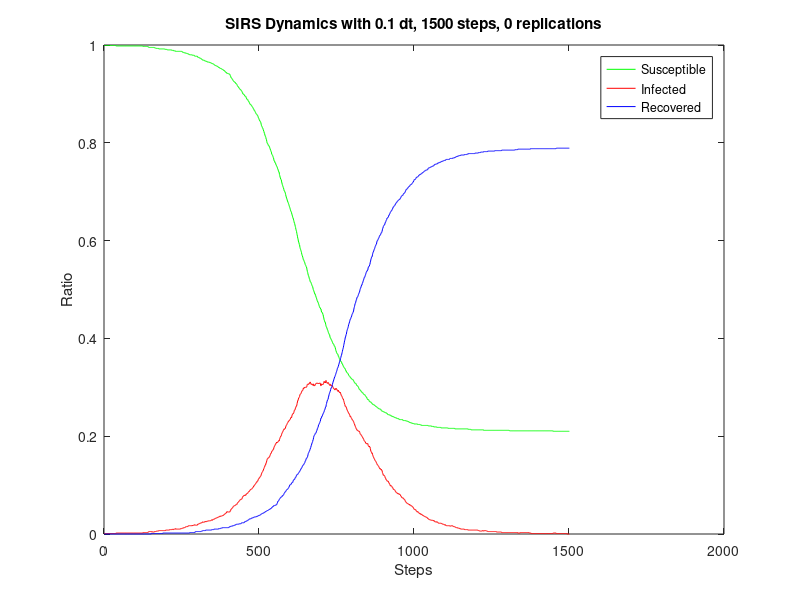

The MATLAB source for this figure:
steps = 1500;
dt = 0.1;
replications = 0;
dynamics = [
0.999,0.001,0.000;
0.999,0.001,0.000;
0.999,0.001,0.000;
0.999,0.001,0.000;
0.999,0.001,0.000;
0.999,0.001,0.000;
0.999,0.001,0.000;
0.999,0.001,0.000;
0.999,0.001,0.000;
0.999,0.001,0.000;
0.999,0.001,0.000;
0.999,0.001,0.000;
0.999,0.001,0.000;
0.999,0.001,0.000;
0.999,0.001,0.000;
0.999,0.001,0.000;
0.999,0.001,0.000;
0.999,0.001,0.000;
0.999,0.001,0.000;
0.999,0.001,0.000;
0.999,0.001,0.000;
0.999,0.001,0.000;
0.999,0.001,0.000;
0.999,0.001,0.000;
0.999,0.001,0.000;
0.999,0.001,0.000;
0.999,0.001,0.000;
0.999,0.001,0.000;
0.999,0.001,0.000;
0.999,0.001,0.000;
0.999,0.001,0.000;
0.999,0.001,0.000;
0.999,0.001,0.000;
0.999,0.001,0.000;
0.999,0.001,0.000;
0.999,0.001,0.000;
0.999,0.001,0.000;
0.999,0.001,0.000;
0.998,0.002,0.000;
0.998,0.002,0.000;
0.998,0.002,0.000;
0.998,0.002,0.000;
0.998,0.002,0.000;
0.998,0.002,0.000;
0.998,0.002,0.000;
0.998,0.002,0.000;
0.998,0.002,0.000;
0.998,0.002,0.000;
0.998,0.002,0.000;
0.998,0.002,0.000;
0.998,0.002,0.000;
0.998,0.002,0.000;
0.998,0.002,0.000;
0.998,0.002,0.000;
0.998,0.002,0.000;
0.998,0.002,0.000;
0.998,0.002,0.000;
0.998,0.002,0.000;
0.998,0.002,0.000;
0.998,0.002,0.000;
0.998,0.002,0.000;
0.998,0.002,0.000;
0.998,0.002,0.000;
0.998,0.002,0.000;
0.998,0.002,0.000;
0.998,0.002,0.000;
0.998,0.002,0.000;
0.998,0.002,0.000;
0.998,0.002,0.000;
0.998,0.002,0.000;
0.998,0.002,0.000;
0.998,0.002,0.000;
0.998,0.002,0.000;
0.998,0.002,0.000;
0.998,0.002,0.000;
0.998,0.002,0.000;
0.998,0.002,0.000;
0.998,0.002,0.000;
0.998,0.002,0.000;
0.998,0.002,0.000;
0.998,0.002,0.000;
0.998,0.002,0.000;
0.998,0.002,0.000;
0.998,0.002,0.000;
0.998,0.002,0.000;
0.998,0.002,0.000;
0.998,0.002,0.000;
0.998,0.002,0.000;
0.998,0.002,0.000;
0.998,0.002,0.000;
0.998,0.002,0.000;
0.998,0.002,0.000;
0.998,0.002,0.000;
0.998,0.002,0.000;
0.998,0.002,0.000;
0.998,0.002,0.000;
0.998,0.002,0.000;
0.998,0.002,0.000;
0.998,0.002,0.000;
0.998,0.002,0.000;
0.998,0.002,0.000;
0.998,0.002,0.000;
0.998,0.002,0.000;
0.998,0.002,0.000;
0.998,0.002,0.000;
0.998,0.002,0.000;
0.998,0.002,0.000;
0.998,0.002,0.000;
0.998,0.002,0.000;
0.998,0.002,0.000;
0.998,0.002,0.000;
0.998,0.002,0.000;
0.998,0.002,0.000;
0.998,0.002,0.000;
0.998,0.002,0.000;
0.998,0.002,0.000;
0.998,0.002,0.000;
0.998,0.002,0.000;
0.998,0.002,0.000;
0.998,0.002,0.000;
0.998,0.002,0.000;
0.998,0.002,0.000;
0.998,0.002,0.000;
0.998,0.002,0.000;
0.998,0.002,0.000;
0.997,0.003,0.000;
0.997,0.003,0.000;
0.997,0.003,0.000;
0.997,0.003,0.000;
0.997,0.003,0.000;
0.997,0.003,0.000;
0.997,0.003,0.000;
0.997,0.003,0.000;
0.997,0.003,0.000;
0.997,0.003,0.000;
0.997,0.003,0.000;
0.997,0.003,0.000;
0.997,0.003,0.000;
0.997,0.003,0.000;
0.997,0.003,0.000;
0.997,0.003,0.000;
0.996,0.004,0.000;
0.996,0.004,0.000;
0.996,0.004,0.000;
0.995,0.005,0.000;
0.995,0.005,0.000;
0.995,0.005,0.000;
0.995,0.005,0.000;
0.995,0.005,0.000;
0.995,0.005,0.000;
0.995,0.005,0.000;
0.995,0.005,0.000;
0.995,0.004,0.001;
0.995,0.004,0.001;
0.995,0.005,0.001;
0.995,0.004,0.001;
0.995,0.004,0.001;
0.995,0.004,0.001;
0.995,0.004,0.001;
0.995,0.004,0.001;
0.995,0.004,0.001;
0.995,0.004,0.001;
0.994,0.005,0.001;
0.994,0.005,0.001;
0.994,0.005,0.001;
0.994,0.005,0.001;
0.994,0.005,0.001;
0.993,0.005,0.001;
0.993,0.006,0.001;
0.993,0.006,0.001;
0.993,0.006,0.001;
0.993,0.006,0.001;
0.993,0.006,0.001;
0.993,0.006,0.001;
0.993,0.006,0.001;
0.993,0.006,0.001;
0.992,0.007,0.001;
0.992,0.007,0.001;
0.992,0.007,0.001;
0.992,0.007,0.001;
0.992,0.007,0.001;
0.992,0.007,0.001;
0.992,0.007,0.001;
0.992,0.007,0.001;
0.992,0.007,0.001;
0.992,0.007,0.001;
0.992,0.007,0.001;
0.992,0.007,0.001;
0.992,0.007,0.001;
0.992,0.007,0.002;
0.992,0.007,0.002;
0.992,0.007,0.002;
0.992,0.007,0.002;
0.992,0.007,0.002;
0.992,0.007,0.002;
0.992,0.007,0.002;
0.991,0.007,0.002;
0.991,0.007,0.002;
0.991,0.008,0.002;
0.991,0.008,0.002;
0.991,0.008,0.002;
0.991,0.008,0.002;
0.991,0.008,0.002;
0.990,0.008,0.002;
0.990,0.008,0.002;
0.990,0.008,0.002;
0.990,0.008,0.002;
0.990,0.008,0.002;
0.990,0.008,0.002;
0.990,0.008,0.002;
0.990,0.008,0.002;
0.990,0.009,0.002;
0.990,0.009,0.002;
0.990,0.009,0.002;
0.990,0.009,0.002;
0.990,0.009,0.002;
0.990,0.009,0.002;
0.990,0.009,0.002;
0.989,0.009,0.002;
0.989,0.010,0.002;
0.989,0.010,0.002;
0.989,0.009,0.002;
0.989,0.009,0.002;
0.989,0.009,0.002;
0.988,0.010,0.002;
0.988,0.010,0.002;
0.988,0.010,0.002;
0.988,0.010,0.002;
0.988,0.010,0.002;
0.988,0.010,0.002;
0.987,0.011,0.002;
0.987,0.010,0.002;
0.987,0.010,0.002;
0.987,0.010,0.002;
0.987,0.010,0.002;
0.987,0.010,0.002;
0.987,0.010,0.002;
0.987,0.010,0.002;
0.987,0.010,0.002;
0.987,0.010,0.002;
0.987,0.010,0.002;
0.987,0.010,0.002;
0.987,0.010,0.002;
0.987,0.010,0.002;
0.987,0.010,0.002;
0.987,0.010,0.002;
0.987,0.011,0.002;
0.987,0.011,0.002;
0.987,0.011,0.002;
0.987,0.011,0.002;
0.987,0.011,0.002;
0.986,0.012,0.002;
0.986,0.012,0.002;
0.985,0.012,0.002;
0.985,0.012,0.002;
0.985,0.012,0.002;
0.985,0.013,0.002;
0.984,0.013,0.002;
0.984,0.013,0.002;
0.984,0.013,0.002;
0.984,0.013,0.002;
0.984,0.014,0.002;
0.984,0.014,0.002;
0.983,0.015,0.002;
0.983,0.015,0.002;
0.983,0.015,0.002;
0.983,0.015,0.002;
0.983,0.015,0.002;
0.982,0.015,0.002;
0.982,0.016,0.002;
0.982,0.016,0.002;
0.982,0.016,0.002;
0.981,0.017,0.002;
0.981,0.017,0.002;
0.981,0.017,0.002;
0.980,0.017,0.002;
0.980,0.017,0.003;
0.980,0.017,0.003;
0.980,0.017,0.003;
0.980,0.017,0.003;
0.980,0.017,0.003;
0.980,0.017,0.003;
0.980,0.017,0.003;
0.980,0.017,0.003;
0.979,0.018,0.003;
0.979,0.017,0.003;
0.979,0.017,0.003;
0.979,0.018,0.003;
0.979,0.018,0.003;
0.979,0.018,0.003;
0.979,0.018,0.003;
0.978,0.019,0.003;
0.977,0.019,0.004;
0.977,0.018,0.004;
0.977,0.018,0.004;
0.977,0.018,0.005;
0.977,0.018,0.005;
0.977,0.018,0.005;
0.977,0.018,0.005;
0.977,0.018,0.005;
0.977,0.018,0.005;
0.975,0.020,0.005;
0.975,0.020,0.005;
0.975,0.020,0.005;
0.975,0.020,0.005;
0.974,0.021,0.005;
0.974,0.021,0.005;
0.974,0.021,0.005;
0.973,0.022,0.005;
0.973,0.022,0.005;
0.973,0.022,0.005;
0.973,0.022,0.005;
0.972,0.023,0.005;
0.971,0.023,0.006;
0.971,0.023,0.006;
0.971,0.023,0.006;
0.970,0.024,0.006;
0.969,0.025,0.006;
0.969,0.024,0.007;
0.969,0.024,0.007;
0.969,0.024,0.007;
0.969,0.024,0.007;
0.969,0.024,0.007;
0.968,0.025,0.007;
0.968,0.025,0.007;
0.967,0.025,0.007;
0.967,0.026,0.007;
0.967,0.025,0.008;
0.967,0.025,0.008;
0.967,0.025,0.008;
0.966,0.026,0.008;
0.966,0.026,0.008;
0.966,0.026,0.008;
0.965,0.026,0.008;
0.965,0.026,0.008;
0.965,0.027,0.008;
0.965,0.027,0.008;
0.965,0.027,0.008;
0.965,0.027,0.008;
0.965,0.027,0.008;
0.964,0.027,0.008;
0.964,0.027,0.008;
0.964,0.027,0.008;
0.964,0.027,0.008;
0.963,0.028,0.008;
0.963,0.028,0.008;
0.963,0.029,0.008;
0.962,0.029,0.009;
0.962,0.029,0.009;
0.962,0.028,0.009;
0.962,0.029,0.009;
0.961,0.030,0.009;
0.961,0.030,0.009;
0.961,0.030,0.009;
0.960,0.030,0.010;
0.959,0.031,0.010;
0.959,0.031,0.010;
0.959,0.031,0.010;
0.958,0.032,0.010;
0.958,0.032,0.010;
0.958,0.032,0.010;
0.957,0.033,0.010;
0.957,0.033,0.010;
0.957,0.033,0.010;
0.957,0.033,0.010;
0.956,0.034,0.010;
0.956,0.034,0.010;
0.955,0.034,0.010;
0.955,0.035,0.010;
0.954,0.035,0.011;
0.954,0.035,0.011;
0.954,0.035,0.011;
0.953,0.036,0.011;
0.953,0.036,0.011;
0.952,0.037,0.011;
0.952,0.036,0.012;
0.952,0.036,0.012;
0.952,0.037,0.012;
0.951,0.037,0.012;
0.951,0.037,0.012;
0.950,0.037,0.012;
0.950,0.037,0.013;
0.950,0.038,0.013;
0.949,0.038,0.013;
0.949,0.038,0.013;
0.948,0.039,0.013;
0.948,0.039,0.013;
0.948,0.040,0.013;
0.947,0.040,0.013;
0.947,0.041,0.013;
0.945,0.042,0.013;
0.945,0.042,0.013;
0.944,0.043,0.013;
0.944,0.043,0.013;
0.944,0.043,0.013;
0.942,0.045,0.013;
0.942,0.046,0.013;
0.942,0.045,0.013;
0.942,0.045,0.013;
0.942,0.045,0.013;
0.941,0.045,0.013;
0.941,0.045,0.013;
0.941,0.045,0.014;
0.941,0.045,0.014;
0.940,0.045,0.015;
0.940,0.045,0.015;
0.938,0.047,0.015;
0.937,0.048,0.015;
0.935,0.049,0.016;
0.933,0.051,0.016;
0.933,0.051,0.016;
0.932,0.052,0.016;
0.931,0.053,0.016;
0.930,0.053,0.016;
0.929,0.054,0.017;
0.928,0.055,0.017;
0.927,0.056,0.017;
0.926,0.057,0.017;
0.925,0.057,0.017;
0.925,0.058,0.018;
0.924,0.058,0.018;
0.924,0.058,0.018;
0.924,0.058,0.018;
0.922,0.059,0.019;
0.921,0.060,0.019;
0.921,0.060,0.019;
0.921,0.060,0.020;
0.920,0.060,0.020;
0.919,0.061,0.020;
0.917,0.063,0.020;
0.916,0.064,0.020;
0.915,0.064,0.020;
0.915,0.065,0.020;
0.913,0.066,0.020;
0.913,0.067,0.020;
0.912,0.067,0.021;
0.911,0.068,0.021;
0.910,0.069,0.021;
0.909,0.070,0.021;
0.909,0.070,0.021;
0.908,0.071,0.021;
0.908,0.071,0.021;
0.907,0.071,0.022;
0.906,0.071,0.023;
0.905,0.072,0.023;
0.903,0.074,0.023;
0.903,0.075,0.023;
0.900,0.077,0.023;
0.900,0.077,0.023;
0.899,0.078,0.023;
0.899,0.078,0.023;
0.898,0.079,0.023;
0.898,0.078,0.025;
0.896,0.079,0.025;
0.895,0.080,0.025;
0.895,0.080,0.025;
0.895,0.079,0.026;
0.894,0.080,0.026;
0.892,0.082,0.026;
0.890,0.082,0.027;
0.889,0.083,0.027;
0.889,0.083,0.027;
0.889,0.083,0.027;
0.888,0.084,0.028;
0.886,0.085,0.029;
0.885,0.086,0.029;
0.884,0.087,0.029;
0.884,0.087,0.030;
0.882,0.087,0.031;
0.880,0.089,0.031;
0.879,0.090,0.031;
0.879,0.090,0.031;
0.878,0.091,0.031;
0.878,0.091,0.031;
0.877,0.092,0.032;
0.876,0.092,0.032;
0.875,0.092,0.033;
0.874,0.093,0.033;
0.873,0.094,0.033;
0.872,0.095,0.033;
0.871,0.096,0.033;
0.870,0.096,0.034;
0.869,0.098,0.034;
0.867,0.098,0.034;
0.866,0.100,0.035;
0.866,0.100,0.035;
0.864,0.101,0.035;
0.863,0.102,0.035;
0.862,0.103,0.035;
0.860,0.104,0.035;
0.859,0.105,0.035;
0.859,0.105,0.036;
0.858,0.106,0.036;
0.857,0.108,0.036;
0.856,0.108,0.036;
0.855,0.108,0.037;
0.854,0.110,0.037;
0.851,0.112,0.037;
0.850,0.113,0.038;
0.849,0.113,0.038;
0.847,0.115,0.038;
0.845,0.116,0.038;
0.845,0.116,0.039;
0.844,0.117,0.039;
0.843,0.118,0.039;
0.841,0.119,0.040;
0.838,0.121,0.041;
0.835,0.123,0.041;
0.834,0.125,0.041;
0.833,0.126,0.042;
0.831,0.127,0.042;
0.830,0.128,0.042;
0.828,0.130,0.043;
0.827,0.130,0.043;
0.824,0.133,0.043;
0.823,0.134,0.043;
0.820,0.136,0.044;
0.819,0.137,0.044;
0.816,0.139,0.045;
0.814,0.141,0.045;
0.813,0.141,0.046;
0.811,0.143,0.046;
0.808,0.146,0.046;
0.807,0.146,0.047;
0.803,0.150,0.047;
0.800,0.152,0.048;
0.799,0.154,0.048;
0.798,0.154,0.048;
0.797,0.155,0.048;
0.795,0.156,0.049;
0.794,0.156,0.049;
0.794,0.156,0.050;
0.793,0.158,0.050;
0.791,0.158,0.050;
0.789,0.160,0.051;
0.788,0.161,0.051;
0.785,0.163,0.052;
0.784,0.165,0.052;
0.782,0.165,0.052;
0.781,0.166,0.053;
0.777,0.169,0.053;
0.776,0.169,0.055;
0.775,0.170,0.055;
0.774,0.171,0.056;
0.772,0.172,0.056;
0.770,0.173,0.056;
0.769,0.173,0.058;
0.765,0.177,0.058;
0.763,0.178,0.058;
0.763,0.179,0.058;
0.761,0.181,0.058;
0.759,0.182,0.059;
0.759,0.183,0.059;
0.757,0.184,0.059;
0.755,0.186,0.059;
0.754,0.186,0.060;
0.752,0.188,0.060;
0.751,0.187,0.062;
0.750,0.187,0.063;
0.747,0.188,0.065;
0.746,0.188,0.067;
0.744,0.189,0.067;
0.742,0.190,0.068;
0.740,0.191,0.069;
0.740,0.190,0.070;
0.735,0.193,0.071;
0.733,0.195,0.072;
0.730,0.197,0.073;
0.728,0.198,0.074;
0.726,0.200,0.075;
0.725,0.200,0.075;
0.724,0.201,0.076;
0.720,0.204,0.076;
0.718,0.206,0.076;
0.715,0.207,0.078;
0.713,0.208,0.079;
0.711,0.210,0.079;
0.709,0.211,0.079;
0.708,0.212,0.080;
0.705,0.214,0.081;
0.702,0.215,0.083;
0.702,0.214,0.084;
0.700,0.215,0.085;
0.699,0.216,0.085;
0.697,0.216,0.087;
0.694,0.219,0.087;
0.691,0.221,0.088;
0.689,0.222,0.089;
0.687,0.223,0.090;
0.685,0.224,0.091;
0.683,0.226,0.091;
0.681,0.227,0.092;
0.679,0.228,0.092;
0.678,0.229,0.093;
0.676,0.231,0.094;
0.674,0.231,0.095;
0.672,0.231,0.097;
0.670,0.233,0.097;
0.668,0.233,0.100;
0.666,0.234,0.100;
0.664,0.235,0.101;
0.661,0.237,0.101;
0.660,0.238,0.102;
0.659,0.239,0.102;
0.657,0.238,0.104;
0.654,0.241,0.105;
0.652,0.243,0.105;
0.650,0.245,0.105;
0.647,0.246,0.106;
0.646,0.246,0.108;
0.644,0.246,0.110;
0.641,0.248,0.111;
0.639,0.250,0.111;
0.636,0.253,0.111;
0.635,0.253,0.112;
0.632,0.254,0.114;
0.629,0.256,0.115;
0.627,0.258,0.116;
0.623,0.260,0.116;
0.621,0.261,0.118;
0.619,0.261,0.120;
0.615,0.264,0.121;
0.612,0.267,0.121;
0.609,0.270,0.122;
0.605,0.273,0.122;
0.603,0.273,0.123;
0.599,0.276,0.124;
0.597,0.278,0.125;
0.595,0.279,0.126;
0.592,0.280,0.127;
0.591,0.281,0.128;
0.586,0.285,0.129;
0.584,0.286,0.130;
0.582,0.286,0.131;
0.580,0.287,0.133;
0.578,0.288,0.134;
0.576,0.290,0.134;
0.572,0.292,0.136;
0.570,0.293,0.137;
0.569,0.293,0.138;
0.566,0.294,0.140;
0.564,0.295,0.141;
0.561,0.298,0.141;
0.561,0.297,0.142;
0.559,0.298,0.143;
0.557,0.300,0.144;
0.556,0.299,0.145;
0.554,0.300,0.146;
0.551,0.300,0.149;
0.550,0.300,0.150;
0.549,0.300,0.151;
0.547,0.300,0.153;
0.546,0.300,0.155;
0.544,0.301,0.155;
0.540,0.304,0.156;
0.537,0.306,0.157;
0.535,0.306,0.159;
0.532,0.306,0.162;
0.529,0.307,0.165;
0.528,0.306,0.166;
0.526,0.307,0.167;
0.523,0.308,0.169;
0.521,0.309,0.170;
0.520,0.308,0.172;
0.516,0.311,0.173;
0.516,0.309,0.176;
0.515,0.308,0.177;
0.514,0.306,0.180;
0.512,0.307,0.181;
0.510,0.306,0.184;
0.508,0.306,0.186;
0.507,0.306,0.187;
0.506,0.306,0.189;
0.503,0.304,0.192;
0.500,0.307,0.193;
0.498,0.306,0.197;
0.497,0.303,0.200;
0.495,0.303,0.201;
0.493,0.304,0.202;
0.491,0.305,0.203;
0.491,0.304,0.205;
0.488,0.306,0.206;
0.487,0.307,0.206;
0.485,0.308,0.207;
0.483,0.308,0.209;
0.481,0.308,0.211;
0.479,0.309,0.212;
0.477,0.308,0.215;
0.475,0.308,0.216;
0.475,0.308,0.218;
0.473,0.308,0.219;
0.471,0.307,0.223;
0.469,0.308,0.224;
0.467,0.308,0.225;
0.465,0.308,0.226;
0.463,0.309,0.228;
0.463,0.308,0.230;
0.462,0.308,0.231;
0.460,0.304,0.235;
0.460,0.303,0.237;
0.456,0.307,0.237;
0.454,0.306,0.239;
0.453,0.306,0.241;
0.453,0.306,0.241;
0.452,0.305,0.243;
0.449,0.306,0.245;
0.448,0.306,0.246;
0.444,0.308,0.248;
0.442,0.309,0.249;
0.438,0.312,0.250;
0.437,0.310,0.253;
0.434,0.311,0.254;
0.433,0.311,0.256;
0.433,0.309,0.258;
0.429,0.311,0.260;
0.426,0.314,0.260;
0.424,0.312,0.265;
0.423,0.310,0.267;
0.421,0.309,0.270;
0.419,0.309,0.272;
0.418,0.308,0.274;
0.416,0.309,0.275;
0.414,0.310,0.276;
0.412,0.308,0.280;
0.410,0.308,0.282;
0.409,0.306,0.285;
0.408,0.305,0.287;
0.407,0.304,0.289;
0.403,0.306,0.291;
0.401,0.306,0.292;
0.400,0.306,0.295;
0.399,0.303,0.298;
0.398,0.304,0.298;
0.396,0.304,0.300;
0.395,0.304,0.301;
0.394,0.303,0.303;
0.392,0.302,0.306;
0.390,0.301,0.309;
0.389,0.300,0.311;
0.389,0.298,0.313;
0.388,0.297,0.315;
0.386,0.297,0.317;
0.384,0.297,0.319;
0.384,0.295,0.321;
0.383,0.295,0.322;
0.381,0.295,0.324;
0.378,0.296,0.326;
0.375,0.298,0.328;
0.374,0.296,0.330;
0.371,0.297,0.332;
0.370,0.296,0.334;
0.369,0.295,0.336;
0.368,0.293,0.339;
0.368,0.292,0.340;
0.366,0.292,0.341;
0.363,0.294,0.343;
0.363,0.291,0.346;
0.361,0.291,0.348;
0.359,0.291,0.350;
0.358,0.289,0.353;
0.357,0.289,0.354;
0.354,0.290,0.356;
0.354,0.288,0.359;
0.353,0.286,0.361;
0.353,0.284,0.364;
0.352,0.283,0.365;
0.350,0.282,0.368;
0.348,0.281,0.371;
0.348,0.279,0.373;
0.346,0.277,0.377;
0.345,0.276,0.379;
0.343,0.276,0.381;
0.342,0.273,0.385;
0.341,0.271,0.388;
0.340,0.269,0.391;
0.339,0.266,0.395;
0.338,0.265,0.397;
0.338,0.261,0.401;
0.336,0.261,0.403;
0.334,0.261,0.405;
0.334,0.259,0.408;
0.331,0.259,0.409;
0.331,0.256,0.414;
0.330,0.254,0.416;
0.329,0.253,0.418;
0.329,0.251,0.420;
0.328,0.250,0.422;
0.327,0.249,0.424;
0.325,0.247,0.428;
0.324,0.246,0.430;
0.323,0.246,0.431;
0.323,0.244,0.434;
0.322,0.243,0.436;
0.321,0.240,0.439;
0.320,0.241,0.439;
0.319,0.240,0.441;
0.319,0.238,0.443;
0.318,0.237,0.444;
0.317,0.236,0.446;
0.317,0.235,0.449;
0.316,0.233,0.450;
0.316,0.233,0.451;
0.315,0.232,0.453;
0.315,0.231,0.454;
0.314,0.230,0.456;
0.312,0.228,0.460;
0.311,0.226,0.463;
0.310,0.225,0.465;
0.309,0.223,0.468;
0.308,0.221,0.471;
0.308,0.220,0.472;
0.308,0.218,0.474;
0.307,0.216,0.477;
0.306,0.215,0.479;
0.304,0.215,0.480;
0.304,0.212,0.484;
0.303,0.212,0.484;
0.303,0.212,0.485;
0.302,0.211,0.486;
0.301,0.211,0.488;
0.300,0.210,0.490;
0.298,0.210,0.492;
0.296,0.210,0.493;
0.296,0.210,0.494;
0.295,0.208,0.497;
0.295,0.205,0.500;
0.294,0.204,0.502;
0.293,0.204,0.503;
0.293,0.203,0.505;
0.291,0.202,0.507;
0.291,0.201,0.509;
0.290,0.200,0.509;
0.289,0.199,0.512;
0.289,0.198,0.513;
0.289,0.196,0.515;
0.287,0.196,0.517;
0.286,0.195,0.519;
0.286,0.193,0.521;
0.285,0.191,0.523;
0.285,0.190,0.525;
0.285,0.190,0.525;
0.284,0.189,0.527;
0.283,0.188,0.529;
0.282,0.186,0.531;
0.281,0.186,0.533;
0.280,0.185,0.535;
0.280,0.184,0.537;
0.278,0.185,0.537;
0.277,0.185,0.538;
0.275,0.185,0.540;
0.275,0.185,0.540;
0.275,0.181,0.544;
0.275,0.180,0.546;
0.274,0.179,0.547;
0.273,0.179,0.547;
0.271,0.180,0.548;
0.271,0.178,0.551;
0.270,0.178,0.552;
0.270,0.175,0.556;
0.270,0.172,0.558;
0.270,0.169,0.562;
0.269,0.168,0.563;
0.268,0.167,0.566;
0.268,0.165,0.567;
0.266,0.166,0.567;
0.266,0.163,0.571;
0.265,0.161,0.574;
0.265,0.159,0.576;
0.265,0.158,0.577;
0.265,0.156,0.579;
0.264,0.155,0.581;
0.263,0.154,0.582;
0.263,0.152,0.584;
0.263,0.151,0.586;
0.262,0.150,0.588;
0.261,0.149,0.590;
0.261,0.148,0.591;
0.261,0.147,0.592;
0.260,0.146,0.593;
0.260,0.144,0.597;
0.259,0.142,0.599;
0.258,0.142,0.600;
0.258,0.141,0.601;
0.258,0.140,0.602;
0.257,0.139,0.604;
0.256,0.138,0.605;
0.256,0.137,0.606;
0.256,0.136,0.608;
0.256,0.134,0.610;
0.256,0.133,0.611;
0.255,0.134,0.611;
0.255,0.133,0.612;
0.255,0.132,0.614;
0.253,0.131,0.616;
0.252,0.132,0.616;
0.252,0.130,0.617;
0.251,0.130,0.619;
0.251,0.126,0.622;
0.251,0.124,0.625;
0.251,0.123,0.626;
0.250,0.120,0.629;
0.250,0.120,0.630;
0.250,0.120,0.631;
0.249,0.120,0.632;
0.249,0.119,0.632;
0.249,0.118,0.634;
0.248,0.115,0.637;
0.248,0.115,0.637;
0.248,0.113,0.639;
0.248,0.111,0.641;
0.247,0.111,0.642;
0.247,0.110,0.643;
0.247,0.108,0.646;
0.245,0.108,0.646;
0.245,0.108,0.647;
0.244,0.108,0.647;
0.244,0.108,0.648;
0.244,0.106,0.650;
0.244,0.104,0.652;
0.244,0.104,0.652;
0.243,0.103,0.654;
0.243,0.101,0.655;
0.243,0.100,0.657;
0.243,0.098,0.658;
0.243,0.098,0.659;
0.241,0.099,0.660;
0.241,0.098,0.661;
0.241,0.098,0.662;
0.241,0.097,0.662;
0.241,0.095,0.664;
0.240,0.095,0.666;
0.240,0.094,0.666;
0.240,0.092,0.669;
0.240,0.091,0.669;
0.239,0.091,0.670;
0.239,0.091,0.671;
0.239,0.090,0.671;
0.238,0.090,0.672;
0.238,0.089,0.673;
0.238,0.087,0.675;
0.238,0.086,0.676;
0.237,0.086,0.677;
0.237,0.085,0.677;
0.237,0.085,0.678;
0.237,0.084,0.679;
0.236,0.083,0.680;
0.236,0.083,0.681;
0.236,0.082,0.681;
0.236,0.083,0.682;
0.236,0.082,0.683;
0.235,0.082,0.683;
0.235,0.081,0.684;
0.234,0.082,0.684;
0.234,0.081,0.685;
0.234,0.081,0.685;
0.234,0.080,0.686;
0.234,0.078,0.688;
0.234,0.077,0.689;
0.234,0.077,0.690;
0.234,0.076,0.691;
0.234,0.074,0.692;
0.234,0.074,0.692;
0.234,0.074,0.692;
0.233,0.074,0.693;
0.232,0.074,0.694;
0.232,0.072,0.696;
0.232,0.072,0.696;
0.232,0.071,0.697;
0.232,0.071,0.697;
0.232,0.070,0.698;
0.232,0.069,0.699;
0.232,0.067,0.700;
0.232,0.066,0.702;
0.231,0.065,0.704;
0.231,0.065,0.704;
0.231,0.064,0.705;
0.231,0.063,0.705;
0.231,0.063,0.706;
0.231,0.062,0.707;
0.230,0.062,0.707;
0.230,0.062,0.709;
0.230,0.061,0.709;
0.229,0.061,0.710;
0.229,0.060,0.711;
0.229,0.060,0.711;
0.228,0.061,0.711;
0.228,0.059,0.713;
0.228,0.058,0.714;
0.228,0.058,0.714;
0.227,0.058,0.715;
0.227,0.058,0.715;
0.227,0.058,0.715;
0.227,0.057,0.716;
0.227,0.056,0.717;
0.226,0.056,0.718;
0.226,0.055,0.719;
0.226,0.055,0.720;
0.226,0.054,0.720;
0.226,0.052,0.722;
0.225,0.052,0.723;
0.225,0.050,0.725;
0.225,0.050,0.725;
0.225,0.050,0.725;
0.225,0.050,0.725;
0.225,0.050,0.726;
0.225,0.049,0.727;
0.225,0.047,0.729;
0.225,0.047,0.729;
0.225,0.046,0.730;
0.225,0.045,0.730;
0.225,0.045,0.730;
0.224,0.046,0.730;
0.224,0.045,0.731;
0.224,0.044,0.732;
0.224,0.044,0.732;
0.224,0.043,0.734;
0.224,0.042,0.734;
0.224,0.042,0.735;
0.224,0.041,0.735;
0.223,0.042,0.735;
0.223,0.041,0.735;
0.223,0.040,0.736;
0.223,0.040,0.737;
0.223,0.041,0.737;
0.222,0.040,0.737;
0.222,0.040,0.738;
0.222,0.038,0.739;
0.222,0.038,0.739;
0.222,0.038,0.739;
0.222,0.038,0.740;
0.222,0.037,0.740;
0.222,0.037,0.741;
0.222,0.036,0.742;
0.222,0.036,0.742;
0.222,0.036,0.742;
0.222,0.035,0.743;
0.222,0.035,0.744;
0.222,0.035,0.744;
0.222,0.035,0.744;
0.222,0.034,0.744;
0.222,0.034,0.744;
0.222,0.033,0.745;
0.222,0.033,0.745;
0.222,0.033,0.745;
0.222,0.031,0.747;
0.221,0.031,0.748;
0.221,0.031,0.748;
0.221,0.030,0.749;
0.221,0.030,0.749;
0.221,0.029,0.749;
0.221,0.029,0.749;
0.221,0.029,0.750;
0.221,0.029,0.750;
0.221,0.029,0.750;
0.221,0.028,0.751;
0.221,0.028,0.751;
0.220,0.028,0.751;
0.220,0.028,0.752;
0.220,0.028,0.752;
0.220,0.028,0.752;
0.220,0.028,0.752;
0.220,0.027,0.753;
0.220,0.027,0.753;
0.219,0.028,0.753;
0.219,0.026,0.755;
0.219,0.026,0.755;
0.219,0.025,0.756;
0.219,0.025,0.756;
0.219,0.025,0.756;
0.219,0.025,0.756;
0.219,0.025,0.756;
0.219,0.024,0.757;
0.219,0.025,0.757;
0.218,0.025,0.757;
0.218,0.025,0.757;
0.218,0.024,0.757;
0.218,0.023,0.759;
0.218,0.023,0.759;
0.218,0.022,0.759;
0.218,0.022,0.759;
0.218,0.022,0.759;
0.218,0.022,0.760;
0.218,0.022,0.760;
0.218,0.022,0.760;
0.218,0.022,0.760;
0.218,0.022,0.761;
0.217,0.022,0.761;
0.217,0.022,0.761;
0.217,0.021,0.762;
0.217,0.021,0.762;
0.217,0.021,0.762;
0.217,0.020,0.762;
0.217,0.020,0.763;
0.217,0.020,0.763;
0.217,0.020,0.763;
0.217,0.020,0.763;
0.217,0.019,0.764;
0.217,0.019,0.764;
0.217,0.019,0.764;
0.217,0.018,0.764;
0.217,0.019,0.764;
0.217,0.018,0.765;
0.217,0.018,0.765;
0.217,0.017,0.766;
0.217,0.017,0.766;
0.217,0.017,0.766;
0.217,0.017,0.766;
0.217,0.017,0.766;
0.217,0.017,0.766;
0.216,0.017,0.766;
0.216,0.017,0.766;
0.216,0.017,0.766;
0.216,0.017,0.766;
0.216,0.017,0.766;
0.216,0.017,0.767;
0.216,0.016,0.768;
0.216,0.016,0.768;
0.216,0.016,0.768;
0.216,0.016,0.768;
0.216,0.017,0.768;
0.216,0.017,0.768;
0.216,0.017,0.768;
0.216,0.017,0.768;
0.216,0.017,0.768;
0.216,0.016,0.769;
0.216,0.016,0.769;
0.216,0.016,0.769;
0.216,0.015,0.769;
0.216,0.015,0.769;
0.216,0.015,0.769;
0.216,0.015,0.770;
0.215,0.015,0.770;
0.215,0.014,0.770;
0.215,0.014,0.771;
0.215,0.013,0.771;
0.215,0.013,0.771;
0.215,0.013,0.772;
0.215,0.013,0.772;
0.215,0.013,0.772;
0.215,0.013,0.772;
0.215,0.012,0.773;
0.215,0.012,0.773;
0.215,0.012,0.773;
0.215,0.012,0.773;
0.215,0.012,0.773;
0.215,0.012,0.774;
0.215,0.011,0.774;
0.215,0.011,0.774;
0.215,0.011,0.774;
0.215,0.011,0.774;
0.215,0.010,0.775;
0.215,0.010,0.775;
0.215,0.010,0.775;
0.215,0.010,0.775;
0.215,0.010,0.775;
0.215,0.010,0.775;
0.215,0.010,0.775;
0.215,0.010,0.775;
0.215,0.010,0.775;
0.215,0.010,0.775;
0.215,0.010,0.775;
0.215,0.010,0.775;
0.215,0.009,0.776;
0.215,0.009,0.776;
0.215,0.009,0.776;
0.215,0.009,0.776;
0.215,0.009,0.776;
0.215,0.009,0.776;
0.215,0.009,0.776;
0.215,0.009,0.776;
0.215,0.009,0.777;
0.215,0.009,0.777;
0.215,0.009,0.777;
0.215,0.008,0.777;
0.214,0.008,0.777;
0.214,0.008,0.778;
0.214,0.008,0.778;
0.214,0.008,0.778;
0.214,0.008,0.778;
0.214,0.008,0.778;
0.214,0.008,0.778;
0.214,0.008,0.778;
0.214,0.008,0.778;
0.213,0.008,0.778;
0.213,0.008,0.778;
0.213,0.008,0.778;
0.213,0.008,0.778;
0.213,0.008,0.778;
0.213,0.008,0.778;
0.213,0.008,0.778;
0.213,0.008,0.778;
0.213,0.008,0.778;
0.213,0.008,0.778;
0.213,0.008,0.778;
0.213,0.008,0.778;
0.213,0.008,0.778;
0.213,0.008,0.779;
0.213,0.008,0.779;
0.213,0.008,0.779;
0.213,0.008,0.779;
0.213,0.008,0.779;
0.213,0.008,0.779;
0.213,0.008,0.779;
0.213,0.008,0.779;
0.213,0.008,0.779;
0.213,0.008,0.779;
0.213,0.007,0.779;
0.213,0.007,0.780;
0.213,0.007,0.780;
0.213,0.007,0.780;
0.213,0.006,0.780;
0.213,0.006,0.780;
0.213,0.006,0.780;
0.213,0.006,0.780;
0.213,0.006,0.781;
0.213,0.006,0.781;
0.213,0.006,0.781;
0.213,0.006,0.781;
0.213,0.006,0.781;
0.213,0.006,0.781;
0.213,0.007,0.781;
0.213,0.007,0.781;
0.213,0.007,0.781;
0.213,0.006,0.781;
0.212,0.006,0.782;
0.212,0.006,0.782;
0.212,0.007,0.782;
0.212,0.007,0.782;
0.212,0.007,0.782;
0.212,0.007,0.782;
0.212,0.007,0.782;
0.212,0.007,0.782;
0.212,0.006,0.782;
0.212,0.006,0.782;
0.212,0.006,0.782;
0.212,0.006,0.782;
0.212,0.006,0.782;
0.212,0.005,0.783;
0.212,0.005,0.783;
0.212,0.005,0.783;
0.212,0.005,0.783;
0.212,0.005,0.783;
0.212,0.005,0.783;
0.212,0.005,0.783;
0.212,0.005,0.783;
0.212,0.005,0.783;
0.212,0.005,0.783;
0.212,0.005,0.783;
0.212,0.005,0.783;
0.212,0.005,0.783;
0.212,0.005,0.783;
0.212,0.005,0.783;
0.212,0.005,0.783;
0.212,0.005,0.783;
0.212,0.005,0.783;
0.212,0.005,0.783;
0.212,0.005,0.783;
0.212,0.005,0.783;
0.212,0.005,0.783;
0.212,0.005,0.783;
0.212,0.005,0.784;
0.212,0.005,0.784;
0.212,0.005,0.784;
0.212,0.005,0.784;
0.212,0.005,0.784;
0.212,0.004,0.784;
0.212,0.004,0.784;
0.212,0.004,0.784;
0.212,0.004,0.784;
0.212,0.004,0.784;
0.212,0.004,0.784;
0.212,0.004,0.784;
0.212,0.004,0.784;
0.212,0.004,0.784;
0.212,0.004,0.784;
0.212,0.004,0.784;
0.212,0.004,0.784;
0.212,0.004,0.784;
0.212,0.004,0.784;
0.212,0.004,0.784;
0.212,0.004,0.784;
0.212,0.004,0.784;
0.212,0.003,0.785;
0.212,0.003,0.785;
0.212,0.003,0.785;
0.212,0.003,0.785;
0.212,0.003,0.785;
0.212,0.003,0.785;
0.212,0.003,0.785;
0.212,0.003,0.785;
0.212,0.003,0.785;
0.212,0.003,0.785;
0.212,0.003,0.785;
0.212,0.003,0.785;
0.212,0.003,0.785;
0.212,0.003,0.785;
0.212,0.003,0.785;
0.212,0.003,0.785;
0.212,0.003,0.785;
0.212,0.003,0.785;
0.212,0.003,0.785;
0.212,0.003,0.785;
0.212,0.003,0.785;
0.212,0.003,0.785;
0.212,0.003,0.785;
0.212,0.003,0.785;
0.212,0.003,0.785;
0.211,0.003,0.785;
0.211,0.003,0.785;
0.211,0.003,0.785;
0.211,0.003,0.785;
0.211,0.003,0.785;
0.211,0.003,0.785;
0.211,0.003,0.785;
0.211,0.003,0.785;
0.211,0.003,0.785;
0.211,0.003,0.785;
0.211,0.003,0.785;
0.211,0.003,0.785;
0.211,0.003,0.785;
0.211,0.003,0.785;
0.211,0.003,0.785;
0.211,0.003,0.785;
0.211,0.003,0.785;
0.211,0.003,0.785;
0.211,0.003,0.786;
0.211,0.003,0.786;
0.211,0.003,0.786;
0.211,0.003,0.786;
0.211,0.003,0.786;
0.211,0.003,0.786;
0.211,0.003,0.786;
0.211,0.003,0.786;
0.211,0.003,0.786;
0.211,0.002,0.787;
0.211,0.002,0.787;
0.211,0.002,0.787;
0.211,0.002,0.787;
0.211,0.002,0.787;
0.211,0.002,0.787;
0.211,0.002,0.787;
0.211,0.002,0.787;
0.211,0.003,0.787;
0.211,0.003,0.787;
0.211,0.003,0.787;
0.211,0.003,0.787;
0.211,0.003,0.787;
0.211,0.003,0.787;
0.211,0.003,0.787;
0.211,0.003,0.787;
0.211,0.003,0.787;
0.211,0.003,0.787;
0.211,0.003,0.787;
0.211,0.003,0.787;
0.211,0.003,0.787;
0.211,0.003,0.787;
0.211,0.003,0.787;
0.211,0.003,0.787;
0.211,0.003,0.787;
0.211,0.003,0.787;
0.211,0.003,0.787;
0.211,0.003,0.787;
0.211,0.003,0.787;
0.211,0.003,0.787;
0.211,0.003,0.787;
0.211,0.003,0.787;
0.211,0.003,0.787;
0.211,0.003,0.787;
0.211,0.003,0.787;
0.211,0.003,0.787;
0.211,0.003,0.787;
0.211,0.002,0.787;
0.211,0.002,0.787;
0.211,0.002,0.787;
0.211,0.002,0.787;
0.211,0.002,0.788;
0.211,0.002,0.788;
0.211,0.001,0.788;
0.211,0.001,0.788;
0.211,0.001,0.788;
0.211,0.001,0.788;
0.211,0.001,0.788;
0.211,0.001,0.788;
0.211,0.001,0.788;
0.211,0.001,0.788;
0.211,0.001,0.788;
0.211,0.001,0.788;
0.211,0.001,0.788;
0.211,0.001,0.788;
0.211,0.001,0.788;
0.211,0.001,0.788;
0.211,0.001,0.788;
0.211,0.001,0.788;
0.211,0.001,0.788;
0.211,0.001,0.788;
0.211,0.001,0.788;
0.211,0.001,0.788;
0.211,0.001,0.788;
0.211,0.001,0.788;
0.211,0.001,0.788;
0.211,0.001,0.788;
0.211,0.001,0.788;
0.211,0.001,0.788;
0.211,0.001,0.788;
0.211,0.001,0.788;
0.211,0.001,0.788;
0.211,0.001,0.788;
0.211,0.001,0.788;
0.211,0.001,0.788;
0.211,0.001,0.788;
0.211,0.001,0.788;
0.211,0.001,0.788;
0.211,0.001,0.788;
0.211,0.001,0.788;
0.211,0.001,0.788;
0.211,0.001,0.788;
0.211,0.001,0.788;
0.211,0.001,0.788;
0.211,0.001,0.788;
0.211,0.001,0.788;
0.211,0.001,0.788;
0.211,0.001,0.788;
0.211,0.001,0.788;
0.211,0.001,0.788;
0.211,0.001,0.788;
0.211,0.001,0.788;
0.211,0.001,0.788;
0.211,0.001,0.788;
0.211,0.001,0.788;
0.211,0.001,0.788;
0.211,0.001,0.788;
0.211,0.001,0.788;
0.211,0.001,0.788;
0.211,0.001,0.788;
0.211,0.001,0.788;
0.211,0.001,0.788;
0.211,0.001,0.788;
0.211,0.001,0.788;
0.211,0.001,0.788;
0.211,0.001,0.788;
0.211,0.001,0.788;
0.211,0.001,0.788;
0.211,0.001,0.788;
0.211,0.001,0.788;
0.211,0.001,0.788;
0.211,0.001,0.788;
0.211,0.001,0.788;
0.211,0.001,0.788;
0.210,0.002,0.788;
0.210,0.002,0.788;
0.210,0.002,0.788;
0.210,0.002,0.788;
0.210,0.002,0.788;
0.210,0.002,0.788;
0.210,0.002,0.788;
0.210,0.002,0.788;
0.210,0.002,0.788;
0.210,0.002,0.788;
0.210,0.001,0.789;
0.210,0.001,0.789;
0.210,0.001,0.789;
0.210,0.001,0.789;
0.210,0.001,0.789;
0.210,0.001,0.789;
0.210,0.001,0.789;
0.210,0.001,0.789;
0.210,0.001,0.789;
0.210,0.001,0.789;
0.210,0.001,0.789;
0.210,0.001,0.789;
0.210,0.001,0.789;
0.210,0.001,0.789;
0.210,0.001,0.789;
0.210,0.001,0.789;
0.210,0.001,0.789;
0.210,0.001,0.789;
0.210,0.001,0.789;
0.210,0.001,0.789;
0.210,0.001,0.789;
0.210,0.001,0.789;
0.210,0.001,0.789;
0.210,0.001,0.789;
0.210,0.001,0.789;
0.210,0.001,0.789;
0.210,0.001,0.789;
0.210,0.001,0.789;
0.210,0.001,0.789;
0.210,0.001,0.789;
0.210,0.001,0.789;
0.210,0.001,0.789;
0.210,0.001,0.789;
0.210,0.001,0.789;
0.210,0.001,0.789;
0.210,0.000,0.789;
0.210,0.000,0.789;
0.210,0.000,0.789;
0.210,0.000,0.789;
0.210,0.000,0.789;
0.210,0.000,0.789;
0.210,0.000,0.789;
0.210,0.000,0.789;
];
susceptibleRatio = dynamics (:, 1);
infectedRatio = dynamics (:, 2);
recoveredRatio = dynamics (:, 3);
figure
plot (susceptibleRatio.', 'color', 'green');
hold on
plot (infectedRatio.', 'color', 'red');
hold on
plot (recoveredRatio.', 'color', 'blue');
xlabel ('Steps');
ylabel ('Ratio');
legend('Susceptible','Infected', 'Recovered');
title ('SIRS Dynamics with 0.1 dt, 1500 steps, 0 replications');
